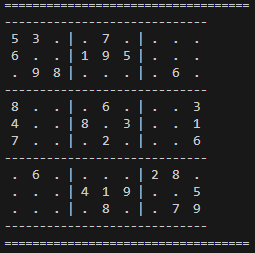
#> input picture Example 1-2.png, 255 x 253 px
$ python -i 'Main Code Block.py'   (imports and definitions only)
#> lines starting #> are read from the running program, lines starting #| are printed output that depends on the picture; after the words box and inside, x2 and y2 are one past the last pixel; in counts of white or black regions, pixels touching at a corner belong together
# Main Code Block

"""
Sudoku Solver with OCR and Backtracking!
By: Clara Kim & Nithya Parthasarathi

This project is a Sudoku solver that can solve puzzles in two ways:
1.  Accepting user manual input for the Sudoku board
2.  Accepting an image of Sudoku board form the user

For the image processing part, the solver uses:
- OpenCV for image processing - it detects and extracts the Sudoku grid from the image
- Tesseract OCR (via pytesseract) - it reads the digits from the extracted cells using
Optical Character Recognition (OCR), coverting the images of the numebrs into integers.

The solver uses a backtracking algorithm to solve the Sudoku puzzle. The solved Sudoku board
is displayed to the user, along with the time taken to solve it.
"""


import time
import copy
import numpy as np
import cv2
import matplotlib.pyplot as plt
from PIL import Image
import pytesseract


class SudokuBoard:
    """
    Class representing a Sudoku board.
    """
    def __init__(self):
        """
        Initialize the Sudoku board (9x9 grid).
        """
        self.board = np.zeros((9, 9), dtype=int)  #main 9x9 grid
        self.original = np.zeros((9, 9), dtype=bool) #keeps track of which numbers were filled in by the user


    # [41 lines left out: function load_user_input, not called in this run]

    def load_from_image(self, image_path):
        """
        Load a Sudoku puzzle from an image file.
        Applies preprocessing, perspective correction, splits grid, and uses OCR to detect digits.
        """
#> called with image_path = 'Example 1-2.png'
        print(f"Loading puzzle from image: {image_path}")

        #load the image from disk
        image = cv2.imread(image_path)
#> image is the input picture: shape (253, 255, 3); mean B, G, R 31.5, 31.5, 31.5
        if image is None:
            print(f"Error: Could not open or find the image at {image_path}")
            return False

        #convert the image to grayscale
        gray = cv2.cvtColor(image, cv2.COLOR_BGR2GRAY)
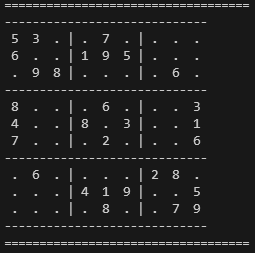
#> gray: shape (253, 255); min 24, max 204, mean 31.5

        #apply Gaussian blur to reduce noise and improve thresholding
        blurred = cv2.GaussianBlur(gray, (7, 7), 0)
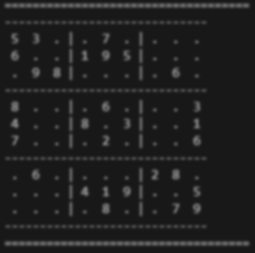
#> blurred: shape (253, 255); min 24, max 124, mean 31.5

        #apply adaptive thresholding to get a binary image with inverted colors
        thresh = cv2.adaptiveThreshold(
            blurred, 255,
            cv2.ADAPTIVE_THRESH_GAUSSIAN_C,  #use a weighted sum of neighborhood values
            cv2.THRESH_BINARY_INV,           #invert the colors: digits become white
            11, 2                            #block size and constant for adaptive threshold
        )
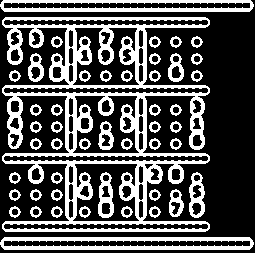
#> thresh: shape (253, 255); 32.6% white; 47 white regions

        #detect contours in the binary image
        contours, _ = cv2.findContours(thresh, cv2.RETR_EXTERNAL, cv2.CHAIN_APPROX_SIMPLE)
#> contours = 38 contours; largest, box (x1, y1, x2, y2) and area: (2, 17, 210, 232) 25259, (0, 237, 254, 250) 3000, (0, 0, 254, 12) 2754, (189, 172, 205, 218) 534, (168, 53, 184, 82) 314
        if not contours:
            print("Error: No contours found in the image.")
            return False

        #select the largest contour, assuming it is the Sudoku grid
        largest_contour = max(contours, key=cv2.contourArea)
#> largest_contour = contour of 403 points, box (x1, y1, x2, y2) (2, 17, 210, 232), area 25259

        #approximate the contour to a 4-point polygon
        peri = cv2.arcLength(largest_contour, True)
#> peri = 2185.4
        approx = cv2.approxPolyDP(largest_contour, 0.02 * peri, True)
#> approx = contour of 15 points, box (x1, y1, x2, y2) (2, 17, 210, 231), area 30944

        #check if the polygon has exactly 4 corners
        if len(approx) != 4:
            print(f"Error: Could not find a proper grid (found {len(approx)} points instead of 4).")
#| Error: Could not find a proper grid (found 15 points instead of 4).
            return False

        #try to apply a perspective transform to get a top-down view of the grid
        try:
            grid_image = self._apply_perspective_transform(gray, approx)
        except Exception as e:
            print(f"Error during perspective transform: {e}")
            return False

        #try to split the corrected grid image into 81 cell images
        try:
            cell_images = self._split_grid(grid_image)
        except Exception as e:
            print(f"Error splitting grid into cells: {e}")
            return False

        # Initialize the board and marker for original (pre-filled) cells
        self.board = np.zeros((9, 9), dtype=int)
        self.original_cells = np.zeros((9, 9), dtype=bool)

        #loop through each of the 81 cells to detect digits
        for i in range(9):
            for j in range(9):
                cell_idx = i * 9 + j
                try:
                    #recognize digit in the current cell image
                    digit = self._recognize_digit(cell_images[cell_idx])
                    self.board[i, j] = digit
                    if digit != 0:
                        #mark original clues (pre-filled digits)
                        self.original_cells[i, j] = True
                except Exception as e:
                    print(f"Warning: Failed to recognize digit at cell ({i}, {j}): {e}")
                    self.board[i, j] = 0  #default to empty if recognition fails

        #display the final loaded board
        print("=" * 35)
        print("\nLoaded Sudoku puzzle from image:")
        print("")
        self.display()
        return True

    # [168 lines left out: functions _apply_perspective_transform, _order_points, _split_grid, _recognize_digit, display, is_valid and 1 more, not called in this run]

class SudokuSolver:
    """
    Class to solve the Sudoku puzzle using backtracking.
    """

    # [119 lines left out: functions __init__, solve, _solve_backtracking, display_solution, main, not called in this run]

# [2 lines not run here, left out]

>>> result = SudokuBoard().load_from_image('Example 1-2.png')
